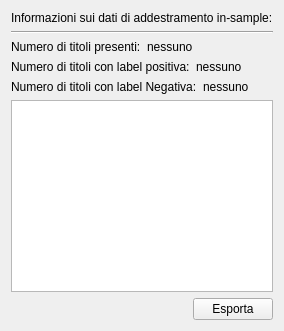
      <widget class="QWidget" name="Train">
       <attribute name="title">
        <string>Train</string>
       </attribute>
       <layout class="QVBoxLayout" name="verticalLayout_3">
        <item>
         <widget class="QLabel" name="label_15">
          <property name="text">
           <string>Informazioni sui dati di addestramento in-sample:</string>
          </property>
         </widget>
        </item>
        <item>
         <widget class="Line" name="line_4">
          <property name="orientation">
           <enum>Qt::Horizontal</enum>
          </property>
         </widget>
        </item>
        <item>
         <layout class="QFormLayout" name="formLayout_6">
          <item row="0" column="0">
           <widget class="QLabel" name="label_20">
            <property name="text">
             <string>Numero di titoli presenti:</string>
            </property>
           </widget>
          </item>
          <item row="0" column="1">
           <widget class="QLabel" name="label_train_tota">
            <property name="text">
             <string>nessuno</string>
            </property>
           </widget>
          </item>
         </layout>
        </item>
        <item>
         <layout class="QFormLayout" name="formLayout_5">
          <item row="0" column="0">
           <widget class="QLabel" name="label_17">
            <property name="text">
             <string>Numero di titoli con label positiva:</string>
            </property>
           </widget>
          </item>
          <item row="0" column="1">
           <widget class="QLabel" name="label_train_positive">
            <property name="text">
             <string>nessuno</string>
            </property>
           </widget>
          </item>
         </layout>
        </item>
        <item>
         <layout class="QFormLayout" name="formLayout_7">
          <item row="0" column="0">
           <widget class="QLabel" name="label_21">
            <property name="text">
             <string>Numero di titoli con label Negativa:</string>
            </property>
           </widget>
          </item>
          <item row="0" column="1">
           <widget class="QLabel" name="label_train_negative">
            <property name="text">
             <string>nessuno</string>
            </property>
           </widget>
          </item>
         </layout>
        </item>
        <item>
         <widget class="QTableView" name="table_train"/>
        </item>
        <item>
         <layout class="QHBoxLayout" name="horizontalLayout_2">
          <item>
           <spacer name="horizontalSpacer_2">
            <property name="orientation">
             <enum>Qt::Horizontal</enum>
            </property>
            <property name="sizeHint" stdset="0">
             <size>
              <width>40</width>
              <height>20</height>
             </size>
            </property>
           </spacer>
          </item>
          <item>
           <widget class="QPushButton" name="train_export">
            <property name="text">
             <string>Esporta</string>
            </property>
           </widget>
          </item>
         </layout>
        </item>
       </layout>
      </widget>
